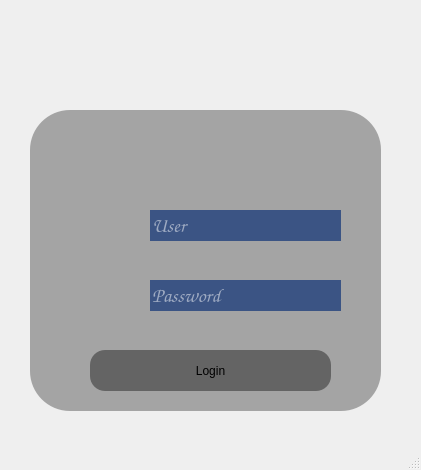
<?xml version="1.0" encoding="UTF-8"?>
<ui version="4.0">
 <class>MainWindow</class>
 <widget class="QMainWindow" name="MainWindow">
  <property name="geometry">
   <rect>
    <x>0</x>
    <y>0</y>
    <width>421</width>
    <height>470</height>
   </rect>
  </property>
  <property name="windowTitle">
   <string>MainWindow</string>
  </property>
  <widget class="QWidget" name="centralwidget">
   <widget class="QWidget" name="widget" native="true">
    <property name="geometry">
     <rect>
      <x>10</x>
      <y>20</y>
      <width>391</width>
      <height>401</height>
     </rect>
    </property>
    <property name="styleSheet">
     <string notr="true">QPushButton#pushButton{
background-color: rgba(0,0,0,100);

border-radius: 15px;

}

QPushButton#pushButton:hover{
background-color: rgba(0,0,0,120);
border-radius: 15px;

}

QPushButton#pushButton:pressed{
background-color: rgba(0,0,0,140);
border-radius: 15px;

}</string>
    </property>
    <widget class="QLabel" name="label">
     <property name="geometry">
      <rect>
       <x>20</x>
       <y>90</y>
       <width>351</width>
       <height>301</height>
      </rect>
     </property>
     <property name="styleSheet">
      <string notr="true">background-color: rgba(0,0,0,80);
border-bottom-left-radius: 40px;
border-bottom-right-radius: 40px;
border-top-left-radius: 40px;
border-top-right-radius: 40px;</string>
     </property>
     <property name="text">
      <string/>
     </property>
    </widget>
    <widget class="QPushButton" name="pushButton">
     <property name="geometry">
      <rect>
       <x>80</x>
       <y>330</y>
       <width>241</width>
       <height>41</height>
      </rect>
     </property>
     <property name="cursor">
      <cursorShape>PointingHandCursor</cursorShape>
     </property>
     <property name="styleSheet">
      <string notr="true">font: 14pt &quot;MS Shell Dlg 2&quot;;</string>
     </property>
     <property name="text">
      <string>Login</string>
     </property>
    </widget>
    <widget class="QLineEdit" name="lineEdit">
     <property name="geometry">
      <rect>
       <x>140</x>
       <y>190</y>
       <width>191</width>
       <height>31</height>
      </rect>
     </property>
     <property name="font">
      <font>
       <family>Comic Sans MS</family>
       <pointsize>15</pointsize>
       <weight>50</weight>
       <italic>false</italic>
       <bold>false</bold>
      </font>
     </property>
     <property name="styleSheet">
      <string notr="true">background-color: rgb(59, 84, 132);
font: 15pt &quot;Comic Sans MS&quot;;
border: rgb(59, 84, 132);
color: white;</string>
     </property>
     <property name="placeholderText">
      <string>User</string>
     </property>
    </widget>
    <widget class="QLineEdit" name="lineEdit_2">
     <property name="geometry">
      <rect>
       <x>140</x>
       <y>260</y>
       <width>191</width>
       <height>31</height>
      </rect>
     </property>
     <property name="font">
      <font>
       <family>Comic Sans MS</family>
       <pointsize>15</pointsize>
       <weight>50</weight>
       <italic>false</italic>
       <bold>false</bold>
      </font>
     </property>
     <property name="styleSheet">
      <string notr="true">background-color: rgb(59, 84, 132);
font: 15pt &quot;Comic Sans MS&quot;;
border: rgb(59, 84, 132);
color: white;</string>
     </property>
     <property name="echoMode">
      <enum>QLineEdit::Password</enum>
     </property>
     <property name="placeholderText">
      <string>Password</string>
     </property>
    </widget>
    <widget class="QWidget" name="verticalLayoutWidget">
     <property name="geometry">
      <rect>
       <x>60</x>
       <y>170</y>
       <width>71</width>
       <height>141</height>
      </rect>
     </property>
     <layout class="QVBoxLayout" name="verticalLayout">
      <item>
       <widget class="QLabel" name="label_2">
        <property name="styleSheet">
         <string notr="true">border-image: url(:/images/avatar.png);</string>
        </property>
        <property name="text">
         <string/>
        </property>
       </widget>
      </item>
      <item>
       <widget class="QLabel" name="label_3">
        <property name="styleSheet">
         <string notr="true">border-image: url(:/images/61457.png);</string>
        </property>
        <property name="text">
         <string/>
        </property>
       </widget>
      </item>
     </layout>
    </widget>
    <widget class="QLabel" name="label_4">
     <property name="geometry">
      <rect>
       <x>120</x>
       <y>10</y>
       <width>150</width>
       <height>150</height>
      </rect>
     </property>
     <property name="styleSheet">
      <string notr="true">border-image: url(:/images/login.png);</string>
     </property>
     <property name="text">
      <string/>
     </property>
    </widget>
   </widget>
  </widget>
  <widget class="QMenuBar" name="menubar">
   <property name="geometry">
    <rect>
     <x>0</x>
     <y>0</y>
     <width>421</width>
     <height>21</height>
    </rect>
   </property>
  </widget>
  <widget class="QStatusBar" name="statusbar"/>
 </widget>
 <resources>
  <include location="res.qrc"/>
 </resources>
 <connections/>
</ui>
